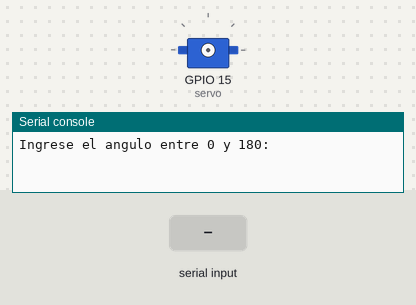
Bench run of a program on a simulated ESP32 board running MicroPython. On the bench: servo, the last lines printed to the serial console. Inputs (shaded band) come from the test bench. Servo angles are drawn from the pulse width (0.5 ms = 0°, 2.5 ms = 180°).

Above: at 1.2 s.
1.3 s: "5" typed at the serial console, then Enter
2.8 s: "90" typed at the serial console, then Enter
At 3.6 s:
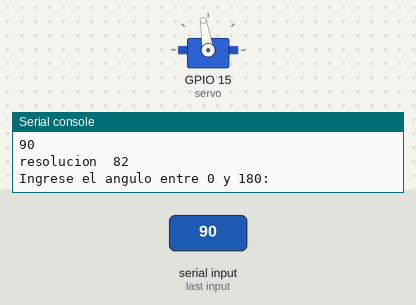
Timing chart, 0 to 5.8 s (numbered marks = the images above; inputs shaded):
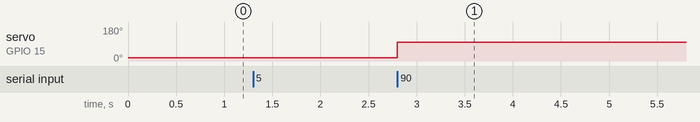

Measured:
- after the input at 2.8 s, servo on GPIO 15 (servo): 18° → 99° at once

The program:

servo_motor.py
```python
from machine import Pin,PWM
import utime

def main():
    servo=PWM(Pin(15), freq=50)

    # definiar la funcion map
    def map(X):
        return int((X-0)*(130-34)/(180-0)+34)

    while True:
        angulo=float(input("Ingrese el angulo entre 0 y 180: "))

        if angulo >=0 and angulo<=180:
            m=map(angulo)
            print("resolucion ",m)
            servo.duty(m)
        else:
            print("Digite un angulo entre 0 y 180. ")


if __name__=="__main__":
    main()
```
